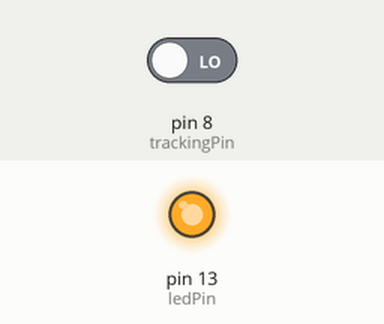
The sketch below on a simulated Arduino Uno, built with avr-gcc and run on an emulated ATmega328P. Shown: output pins drawn as LEDs (lit = HIGH). The test bench sets the inputs (shaded band); at power-on: pin 8 (trackingPin) LOW.

Above: at 1.2 s.
1.3 s: pin 8 (trackingPin) driven HIGH
At 2.0 s:
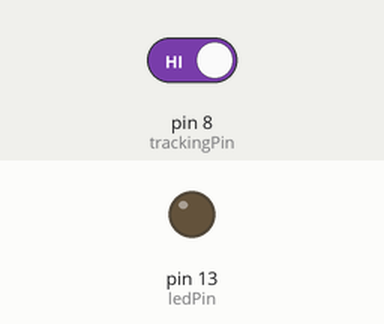
2.8 s: pin 8 (trackingPin) driven LOW
At 3.1 s:
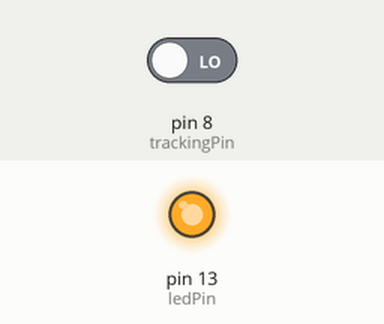
Timing chart, 0 to 5.8 s (numbered marks = the images above; inputs shaded):
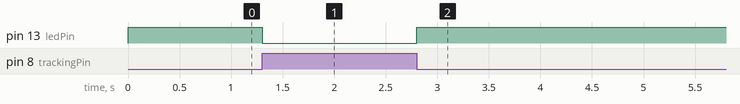

The sketch:

LineTrack.ino
```cpp
// Line Tracking
const int trackingPin=8; //the tracking module attach to pin 8
const int ledPin=13; // pin 13 is built-in LED
void setup()
{
  // put your setup code here, to run once:
  Serial.begin(9600);
  pinMode(trackingPin,INPUT); // set trackingPin as INPUT
  pinMode(ledPin,OUTPUT); // set ledPin as OUTPUT
}

void loop()
{
  // put your main code here, to run repeatedly:
  boolean val=digitalRead(trackingPin); // read the value of the tracking module
  if(val==HIGH) // if it is HIGH
  {
    digitalWrite(ledPin,LOW); // turn off the LED
  }
  else {
    digitalWrite(ledPin,HIGH); // turn on the LED
  }
}
```

Measured:
- after the input at 1.3 s, pin 13 (ledPin): HIGH → LOW at once
- after the input at 2.8 s, pin 13 (ledPin): LOW → HIGH at once
